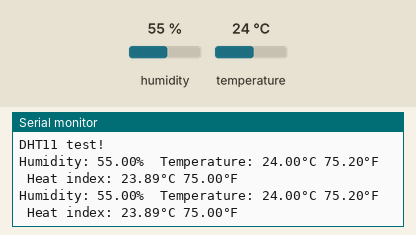
This sketch was run on a simulated Arduino Uno, built with avr-gcc and run on an emulated ATmega328P. On the bench: the last lines printed to the serial monitor. The inputs (shaded band) are chosen by the test bench; at power-on: humidity 55 %, temperature 24 °C.

Above: at 4.8 s.
4.9 s: humidity set to 22 %
At 7.1 s:
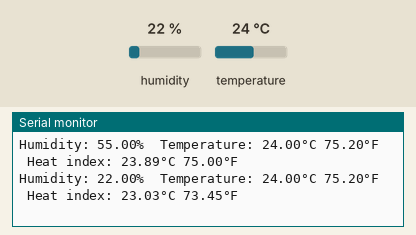
7.9 s: temperature set to 12 °C
At 8.9 s:
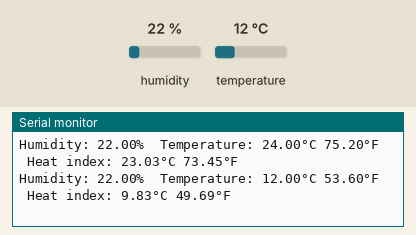
10.9 s: humidity set to 40 %
At 13.5 s:
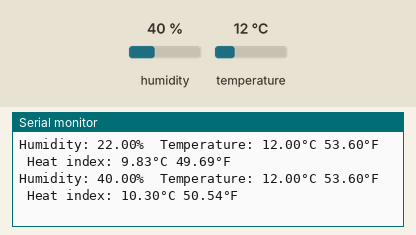
13.9 s: humidity set to 22 %
At 15.4 s:
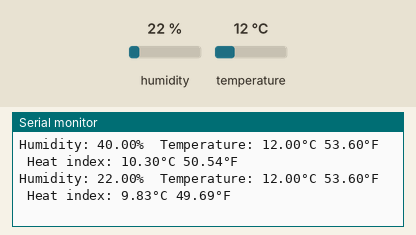
Timing chart, 0 to 16.9 s (numbered marks = the images above; inputs shaded):
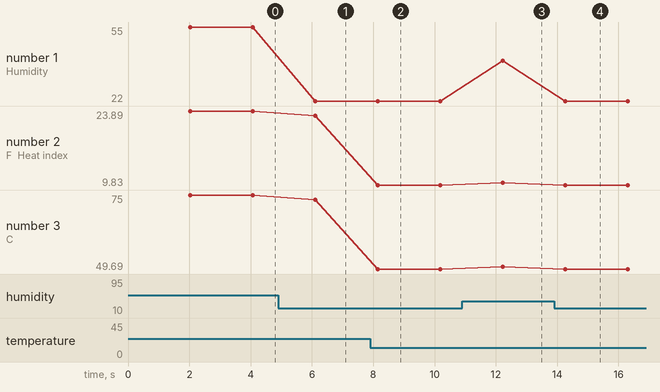

Measured:
- after the input at 4.9 s, the serial monitor: prints a new line after 1.2 s (image 1)
- after the input at 7.9 s, the serial monitor: prints a new line after 0.24 s (image 2)
- after the input at 10.9 s, the serial monitor: prints a new line after 1.3 s (image 3)
- after the input at 13.9 s, the serial monitor: prints a new line after 0.36 s (image 4)
- plotted number 1: 55 → 22 after the input at 4.9 s, 22 → 40 after the input at 10.9 s, 40 → 22 after the input at 13.9 s
- plotted number 2: 23.89 → 23.03 after the input at 4.9 s, 23.03 → 9.83 after the input at 7.9 s, 9.83 → 10.3 after the input at 10.9 s, 10.3 → 9.83 after the input at 13.9 s
- plotted number 3: 75 → 73.45 after the input at 4.9 s, 73.45 → 49.69 after the input at 7.9 s, 49.69 → 50.54 after the input at 10.9 s, 50.54 → 49.69 after the input at 13.9 s

The sketch:

sketch_mar24b.ino
```cpp
// DHT11 Temperature and Humidity Sensor interfacing with Arduino Uno
// Code by Adittya Kumar Chowdhury

#include "DHT.h"

#define DHTPIN 2     // Digital pin connected to the DHT sensor
#define DHTTYPE DHT11   // DHT 11

DHT dht(DHTPIN, DHTTYPE);

void setup() {
  Serial.begin(9600);
  Serial.println("DHT11 test!");

  dht.begin();
}

void loop() {
  // Wait a few seconds between measurements.
  delay(2000);

  // Reading temperature or humidity takes about 250 milliseconds!
  // Sensor readings may also be up to 2 seconds 'old' (it's a very slow sensor)
  float h = dht.readHumidity();
  // Read temperature as Celsius (the default)
  float t = dht.readTemperature();
  // Read temperature as Fahrenheit (isFahrenheit = true)
  float f = dht.readTemperature(true);

  // Check if any reads failed and exit early (to try again).
  if (isnan(h) || isnan(t) || isnan(f)) {
    Serial.println("Failed to read from DHT sensor!");
    return;
  }

  // Compute heat index in Fahrenheit (the default)
  float hif = dht.computeHeatIndex(f, h);
  // Compute heat index in Celsius (isFahrenheit = false)
  float hic = dht.computeHeatIndex(t, h, false);

  Serial.print("Humidity: ");
  Serial.print(h);
  Serial.print("%  Temperature: ");
  Serial.print(t);
  Serial.print("°C ");
  Serial.print(f);
  Serial.print("°F  Heat index: ");
  Serial.print(hic);
  Serial.print("°C ");
  Serial.print(hif);
  Serial.println("°F");
}
```
